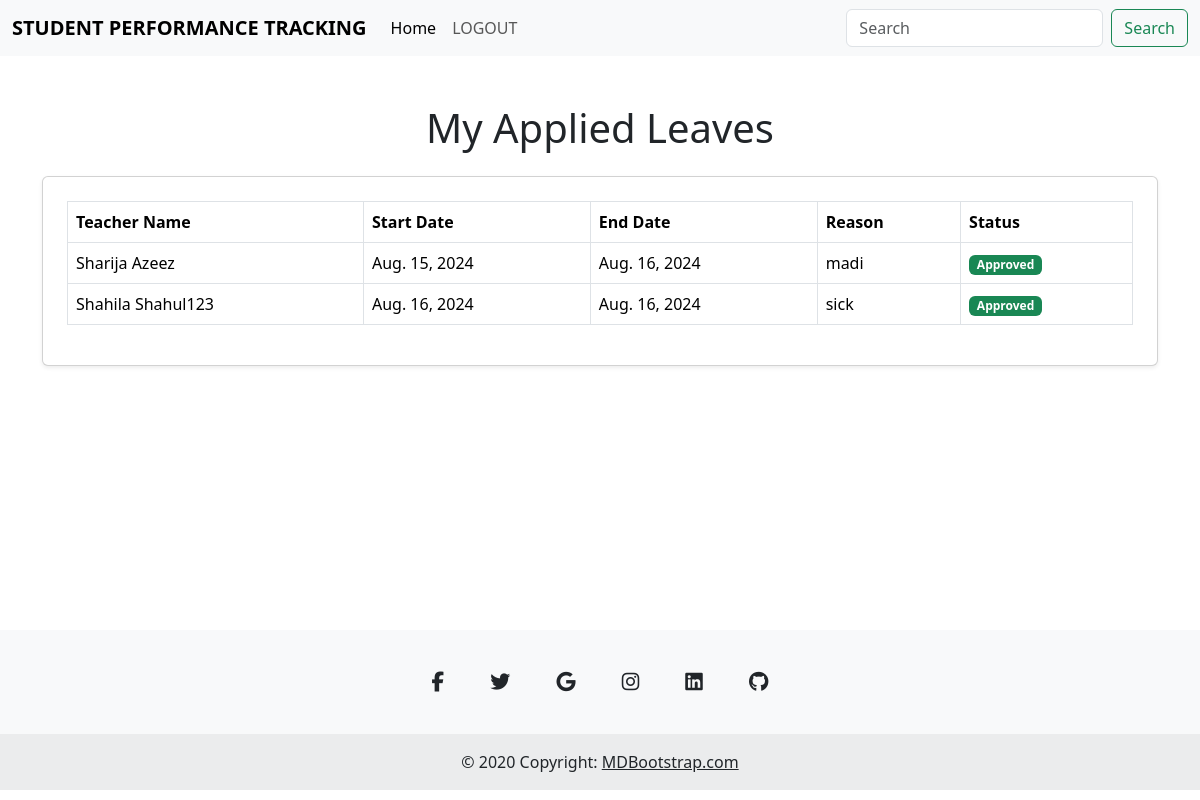
The app's page /Student/applied_leaves/ (signed in) with its own data.
### Student/models.py (models this page shows)
class LeaveApplication(models.Model):
    student = models.ForeignKey(Student, on_delete=models.CASCADE)
    teacher = models.ForeignKey(Faculty, on_delete=models.CASCADE)
    start_date = models.DateField()
    end_date = models.DateField()
    reason = models.TextField()
    status = models.CharField(max_length=20, default='Pending')

### Administrator/models.py (models this page shows)
class Faculty(models.Model):
    GENDER_CHOICES = [
        ('male', 'Male'),
        ('female', 'Female'),
        ('other', 'Other'),
    ]
    name = models.CharField(max_length=100)
    dob = models.DateField()
    email = models.EmailField(unique=True)
    phone = models.CharField(max_length=15)
    gender = models.CharField(max_length=10, choices=GENDER_CHOICES)
    department = models.CharField(max_length=100)
    qualification = models.CharField(max_length=100)
    experience = models.IntegerField()
    password=models.CharField(max_length=50)

### Student/views.py (the view)
# urls.py: path('applied_leaves/', views.view_applied_leaves, name='view_applied_leaves'),
def view_applied_leaves(request):
    student_id = request.session.get('sid')  # Get student ID from session
    if student_id:
        applied_leaves = LeaveApplication.objects.filter(student__id=student_id)
        return render(request, 'Student/View_applied_leaves.html', {'applied_leaves': applied_leaves})
    return redirect('Student:Login')

### Student/templates/Student/View_applied_leaves.html (shortened to what this page needs)
<!DOCTYPE html>
<html lang="en">
<head>
    <link href="https://cdn.jsdelivr.net/npm/bootstrap@5.3.0/dist/css/bootstrap.min.css" rel="stylesheet">
    <link href="https://cdn.jsdelivr.net/npm/bootstrap@5.3.3/dist/css/bootstrap.min.css" rel="stylesheet"
>
</head>
<body>
      <nav class="navbar navbar-expand-lg navbar-light bg-light">
        <div class="container-fluid">
            <a class="navbar-brand" href="{% url 'Student:Student_home' %}"><b>STUDENT PERFORMANCE TRACKING</b> </a>
            <div class="collapse navbar-collapse" id="navbarScroll">
                <ul class="navbar-nav me-auto my-2 my-lg-0 navbar-nav-scroll" style="--bs-scroll-height: 100px;">
                    <li class="nav-item">
                        <a class="nav-link active" aria-current="page" href="{% url 'Student:Student_home'%}">Home</a>
                    </li>
                    <li class="nav-item">
                        <a class="nav-link" href="{% url 'Administrator:index' %}">LOGOUT</a>
                    </li>
                        </ul>
                <form class="d-flex">
                    <input class="form-control me-2" type="search" placeholder="Search" aria-label="Search">
                    <button class="btn btn-outline-success" type="submit">Search</button>
                </form>
            </div>
        </div>
    </nav>
    <div class="container mt-5">
        <h1 class="text-center mb-4">My Applied Leaves</h1>
        <div class="card p-4 shadow-sm">
            <table class="table table-bordered">
                <thead>
                    <tr>
                        <th>Teacher Name</th>
                        <th>Start Date</th>
                        <th>End Date</th>
                        <th>Reason</th>
                        <th>Status</th>
                    </tr>
                </thead>
                <tbody>
                    {% for leave in applied_leaves %}
                    <tr>
                        <td>{{ leave.teacher.name }}</td>
                        <td>{{ leave.start_date }}</td>
                        <td>{{ leave.end_date }}</td>
                        <td>{{ leave.reason }}</td>
                        <td>
                            {% if leave.status == "Pending" %}
                                <span class="badge bg-warning">{{ leave.status }}</span>
                            {% elif leave.status == "Approved" %}
                                <span class="badge bg-success">{{ leave.status }}</span>
                            {% else %}
                                <span class="badge bg-danger">{{ leave.status }}</span>
                            {% endif %}
                        </td>
                    </tr>
                    {% empty %}
                    <tr>
                        <td colspan="5" class="text-center">No leave applications found.</td>
                    </tr>
                    {% endfor %}
                </tbody>
            </table>
        </div>
    </div>
    <br>
    <br>
    <br>
    <br>
    <br>
    <br>
    <br>
    <br>
    <br>
    <br>
    <br>
 <footer class="text-center bg-body-tertiary">
    <div class="container pt-4">
      <section class="mb-4">
        <a
          data-mdb-ripple-init
          class="btn btn-link btn-floating btn-lg text-body m-1"
          href="#!"
          role="button"
          data-mdb-ripple-color="dark"
          ><i class="fab fa-facebook-f"></i
        ></a>
        <a
          data-mdb-ripple-init
          class="btn btn-link btn-floating btn-lg text-body m-1"
          href="#!"
          role="button"
          data-mdb-ripple-color="dark"
          ><i class="fab fa-twitter"></i
        ></a>
        <a
          data-mdb-ripple-init
          class="btn btn-link btn-floating btn-lg text-body m-1"
          href="#!"
          role="button"
          data-mdb-ripple-color="dark"
          ><i class="fab fa-google"></i
        ></a>
        <a
          data-mdb-ripple-init
          class="btn btn-link btn-floating btn-lg text-body m-1"
          href="#!"
          role="button"
          data-mdb-ripple-color="dark"
          ><i class="fab fa-instagram"></i
        ></a>
        <a
          data-mdb-ripple-init
          class="btn btn-link btn-floating btn-lg text-body m-1"
          href="#!"
          role="button"
          data-mdb-ripple-color="dark"
          ><i class="fab fa-linkedin"></i
        ></a>
        <a
          data-mdb-ripple-init
          class="btn btn-link btn-floating btn-lg text-body m-1"
          href="#!"
          role="button"
          data-mdb-ripple-color="dark"
          ><i class="fab fa-github"></i
        ></a>
      </section>
    </div>
    <div class="text-center p-3" style="background-color: rgba(0, 0, 0, 0.05);">
      © 2020 Copyright:
      <a class="text-body" href="https://mdbootstrap.com/">MDBootstrap.com</a>
    </div>
  </footer>
</body>
</html>

### records on screen
LeaveApplication: teacher.name "Sharija Azeez", start_date "Aug. 15, 2024", end_date "Aug. 16, 2024", reason "madi", status "Approved"
LeaveApplication: teacher.name "Shahila Shahul123", start_date "Aug. 16, 2024", end_date "Aug. 16, 2024", reason "sick", status "Approved"
